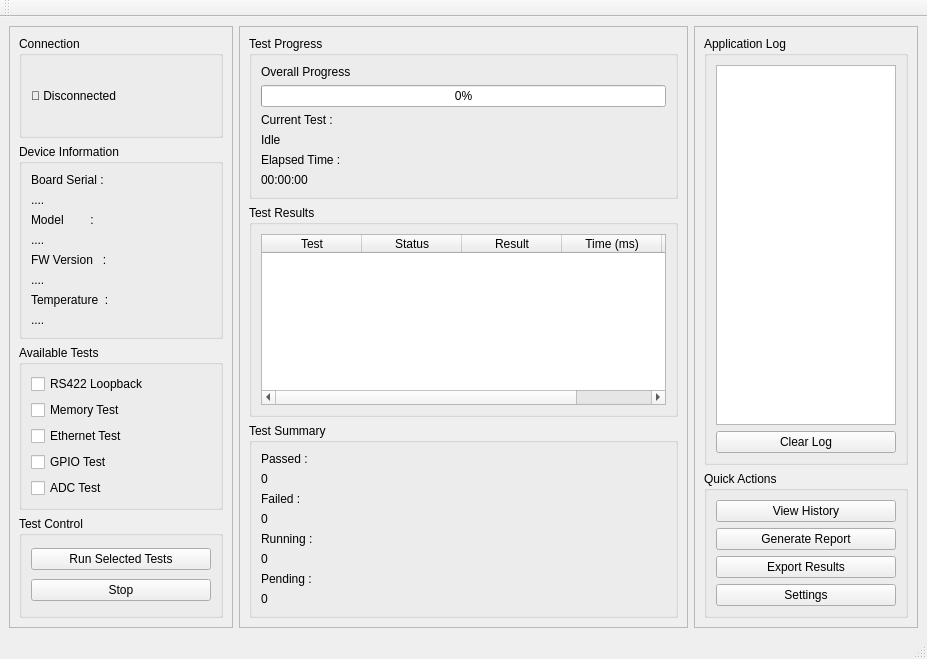
<?xml version="1.0" encoding="UTF-8"?>
<ui version="4.0">
 <class>MainWindow</class>
 <widget class="QMainWindow" name="MainWindow">
  <property name="geometry">
   <rect>
    <x>0</x>
    <y>0</y>
    <width>927</width>
    <height>659</height>
   </rect>
  </property>
  <property name="windowTitle">
   <string>MainWindow</string>
  </property>
  <widget class="QWidget" name="centralwidget">
   <layout class="QHBoxLayout" name="horizontalLayout_2">
    <item>
     <layout class="QHBoxLayout" name="horizontalLayout" stretch="25,50,25">
      <item>
       <widget class="QFrame" name="frameLeft">
        <property name="frameShape">
         <enum>QFrame::Shape::StyledPanel</enum>
        </property>
        <property name="frameShadow">
         <enum>QFrame::Shadow::Raised</enum>
        </property>
        <layout class="QVBoxLayout" name="verticalLayout">
         <item>
          <widget class="QGroupBox" name="Connection_GB">
           <property name="title">
            <string>Connection</string>
           </property>
           <layout class="QVBoxLayout" name="verticalLayout_4">
            <item>
             <widget class="QLabel" name="Conn_Status">
              <property name="text">
               <string>🔴 Disconnected</string>
              </property>
             </widget>
            </item>
           </layout>
          </widget>
         </item>
         <item>
          <widget class="QGroupBox" name="Device_Information_GB">
           <property name="title">
            <string>Device Information</string>
           </property>
           <layout class="QVBoxLayout" name="verticalLayout_8">
            <item>
             <widget class="QLabel" name="QL_Board_Serial">
              <property name="text">
               <string>Board Serial :</string>
              </property>
             </widget>
            </item>
            <item>
             <widget class="QLabel" name="QL_Board_Serial_V">
              <property name="text">
               <string>....</string>
              </property>
             </widget>
            </item>
            <item>
             <widget class="QLabel" name="QL_Model">
              <property name="text">
               <string>Model        :</string>
              </property>
             </widget>
            </item>
            <item>
             <widget class="QLabel" name="QL_Model_V">
              <property name="text">
               <string>....</string>
              </property>
             </widget>
            </item>
            <item>
             <widget class="QLabel" name="QL_FW_Version">
              <property name="text">
               <string>FW Version   :</string>
              </property>
             </widget>
            </item>
            <item>
             <widget class="QLabel" name="QL_FW_Version_V">
              <property name="text">
               <string>....</string>
              </property>
             </widget>
            </item>
            <item>
             <widget class="QLabel" name="QL_Temperature">
              <property name="text">
               <string>Temperature  :</string>
              </property>
             </widget>
            </item>
            <item>
             <widget class="QLabel" name="QL_Temperature_V">
              <property name="text">
               <string>....</string>
              </property>
             </widget>
            </item>
           </layout>
          </widget>
         </item>
         <item>
          <widget class="QGroupBox" name="Available_Tests_GB">
           <property name="title">
            <string>Available Tests</string>
           </property>
           <layout class="QVBoxLayout" name="verticalLayout_6">
            <item>
             <widget class="QCheckBox" name="RS_422_ChkBox">
              <property name="text">
               <string>RS422 Loopback</string>
              </property>
             </widget>
            </item>
            <item>
             <widget class="QCheckBox" name="Memory_ChkBox">
              <property name="text">
               <string>Memory Test</string>
              </property>
             </widget>
            </item>
            <item>
             <widget class="QCheckBox" name="Ethernet_ChkBox">
              <property name="text">
               <string>Ethernet Test</string>
              </property>
             </widget>
            </item>
            <item>
             <widget class="QCheckBox" name="GPIO_ChkBox">
              <property name="text">
               <string>GPIO Test</string>
              </property>
             </widget>
            </item>
            <item>
             <widget class="QCheckBox" name="ADC_ChkBox">
              <property name="text">
               <string>ADC Test</string>
              </property>
             </widget>
            </item>
           </layout>
          </widget>
         </item>
         <item>
          <widget class="QGroupBox" name="Test_Control_GB">
           <property name="title">
            <string>Test Control</string>
           </property>
           <layout class="QVBoxLayout" name="verticalLayout_7">
            <item>
             <widget class="QPushButton" name="Run_Btn">
              <property name="text">
               <string>Run Selected Tests</string>
              </property>
             </widget>
            </item>
            <item>
             <widget class="QPushButton" name="Stop_Btn">
              <property name="text">
               <string>Stop</string>
              </property>
             </widget>
            </item>
           </layout>
          </widget>
         </item>
        </layout>
       </widget>
      </item>
      <item>
       <widget class="QFrame" name="frameCenter">
        <property name="frameShape">
         <enum>QFrame::Shape::StyledPanel</enum>
        </property>
        <property name="frameShadow">
         <enum>QFrame::Shadow::Raised</enum>
        </property>
        <layout class="QVBoxLayout" name="verticalLayout_2">
         <item>
          <widget class="QGroupBox" name="Test_Progress_GB">
           <property name="title">
            <string>Test Progress</string>
           </property>
           <layout class="QVBoxLayout" name="verticalLayout_5">
            <item>
             <widget class="QLabel" name="OverallProgress_L">
              <property name="text">
               <string>Overall Progress</string>
              </property>
             </widget>
            </item>
            <item>
             <widget class="QProgressBar" name="OverallProgress_PB">
              <property name="value">
               <number>0</number>
              </property>
             </widget>
            </item>
            <item>
             <widget class="QLabel" name="label_2">
              <property name="text">
               <string>Current Test :</string>
              </property>
             </widget>
            </item>
            <item>
             <widget class="QLabel" name="Current_Test">
              <property name="text">
               <string>Idle</string>
              </property>
             </widget>
            </item>
            <item>
             <widget class="QLabel" name="label_3">
              <property name="text">
               <string>Elapsed Time :</string>
              </property>
             </widget>
            </item>
            <item>
             <widget class="QLabel" name="Elapsed_Time">
              <property name="text">
               <string>00:00:00</string>
              </property>
             </widget>
            </item>
           </layout>
          </widget>
         </item>
         <item>
          <widget class="QGroupBox" name="TestResults_GB">
           <property name="title">
            <string>Test Results</string>
           </property>
           <layout class="QVBoxLayout" name="verticalLayout_3">
            <item>
             <widget class="QTableWidget" name="tableWidgetResults">
              <property name="columnCount">
               <number>5</number>
              </property>
              <column>
               <property name="text">
                <string>Test</string>
               </property>
              </column>
              <column>
               <property name="text">
                <string>Status</string>
               </property>
              </column>
              <column>
               <property name="text">
                <string>Result</string>
               </property>
              </column>
              <column>
               <property name="text">
                <string>Time (ms)</string>
               </property>
              </column>
              <column>
               <property name="text">
                <string>Remarks</string>
               </property>
              </column>
             </widget>
            </item>
           </layout>
          </widget>
         </item>
         <item>
          <widget class="QGroupBox" name="TestSummary_GB">
           <property name="title">
            <string>Test Summary</string>
           </property>
           <layout class="QVBoxLayout" name="verticalLayout_12">
            <item>
             <widget class="QLabel" name="label">
              <property name="text">
               <string>Passed :</string>
              </property>
             </widget>
            </item>
            <item>
             <widget class="QLabel" name="TS_Passed_L">
              <property name="text">
               <string>0</string>
              </property>
             </widget>
            </item>
            <item>
             <widget class="QLabel" name="label_4">
              <property name="text">
               <string>Failed :</string>
              </property>
             </widget>
            </item>
            <item>
             <widget class="QLabel" name="TS_Failed_L">
              <property name="text">
               <string>0</string>
              </property>
             </widget>
            </item>
            <item>
             <widget class="QLabel" name="label_6">
              <property name="text">
               <string>Running :</string>
              </property>
             </widget>
            </item>
            <item>
             <widget class="QLabel" name="TS_Running_L">
              <property name="text">
               <string>0</string>
              </property>
             </widget>
            </item>
            <item>
             <widget class="QLabel" name="label_10">
              <property name="text">
               <string>Pending :</string>
              </property>
             </widget>
            </item>
            <item>
             <widget class="QLabel" name="TS_Pending_L">
              <property name="text">
               <string>0</string>
              </property>
             </widget>
            </item>
           </layout>
          </widget>
         </item>
        </layout>
       </widget>
      </item>
      <item>
       <widget class="QFrame" name="frameRight">
        <property name="frameShape">
         <enum>QFrame::Shape::StyledPanel</enum>
        </property>
        <property name="frameShadow">
         <enum>QFrame::Shadow::Raised</enum>
        </property>
        <layout class="QVBoxLayout" name="verticalLayout_9">
         <item>
          <widget class="QGroupBox" name="Application_Log_GB">
           <property name="title">
            <string>Application Log</string>
           </property>
           <layout class="QVBoxLayout" name="verticalLayout_10">
            <item>
             <widget class="QPlainTextEdit" name="PTE_ApplicationLog"/>
            </item>
            <item>
             <widget class="QPushButton" name="BTN_ClearLog">
              <property name="text">
               <string>Clear Log</string>
              </property>
             </widget>
            </item>
           </layout>
          </widget>
         </item>
         <item>
          <widget class="QGroupBox" name="Quick_Actions">
           <property name="title">
            <string>Quick Actions</string>
           </property>
           <layout class="QVBoxLayout" name="verticalLayout_11">
            <item>
             <widget class="QPushButton" name="View_History_Btn">
              <property name="text">
               <string>View History</string>
              </property>
             </widget>
            </item>
            <item>
             <widget class="QPushButton" name="Generate_Report_Btn">
              <property name="text">
               <string>Generate Report</string>
              </property>
             </widget>
            </item>
            <item>
             <widget class="QPushButton" name="Export_Results_Btn">
              <property name="text">
               <string>Export Results</string>
              </property>
             </widget>
            </item>
            <item>
             <widget class="QPushButton" name="Settings_Btn">
              <property name="text">
               <string>Settings</string>
              </property>
             </widget>
            </item>
           </layout>
          </widget>
         </item>
        </layout>
       </widget>
      </item>
     </layout>
    </item>
   </layout>
  </widget>
  <widget class="QMenuBar" name="menubar">
   <property name="geometry">
    <rect>
     <x>0</x>
     <y>0</y>
     <width>927</width>
     <height>21</height>
    </rect>
   </property>
  </widget>
  <widget class="QStatusBar" name="statusbar"/>
  <widget class="QToolBar" name="toolBar">
   <property name="windowTitle">
    <string>toolBar</string>
   </property>
   <attribute name="toolBarArea">
    <enum>TopToolBarArea</enum>
   </attribute>
   <attribute name="toolBarBreak">
    <bool>false</bool>
   </attribute>
  </widget>
 </widget>
 <resources/>
 <connections/>
</ui>
